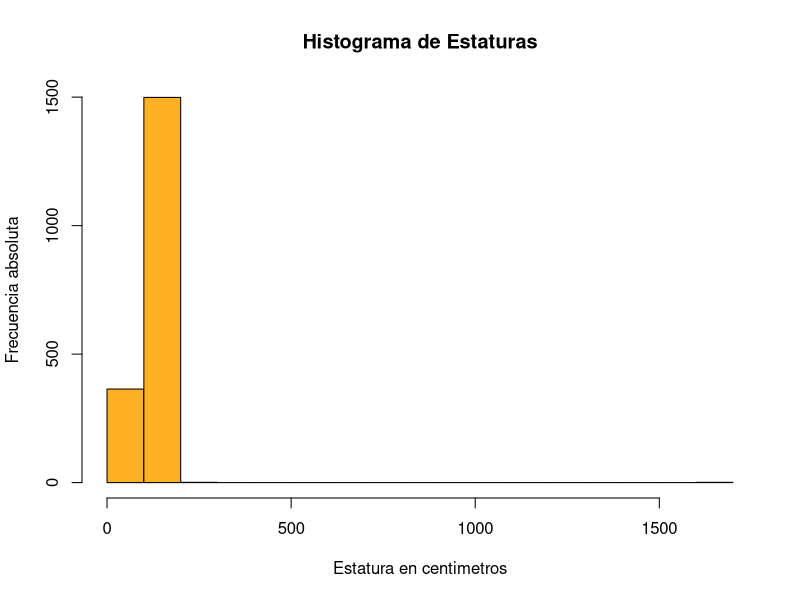
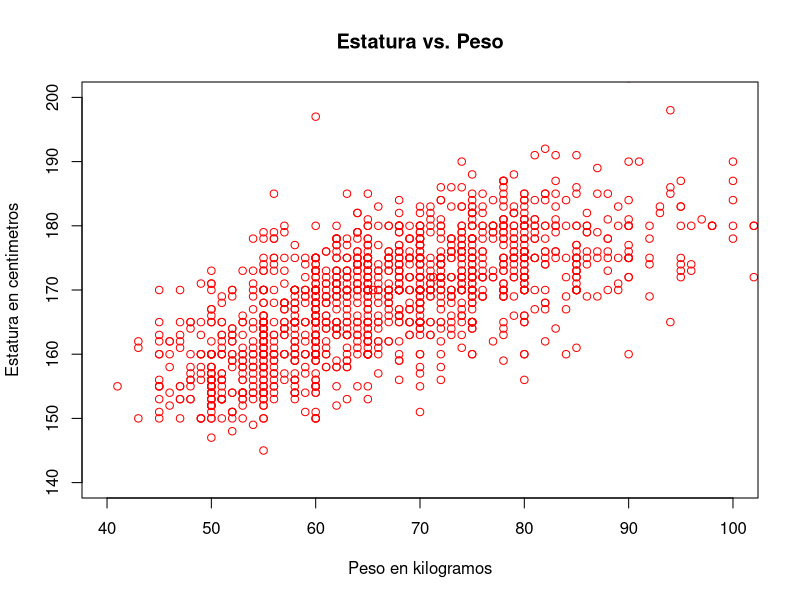

Write R code to recreate these figures, in order.
## ---- chunk 1
library(readr)
## ---- chunk 2
DF <- read_csv("DD20230331.csv")
## ---- chunk 3
head(DF)
## ---- chunk 4
? tail
#| help(tail)
## ---- chunk 5
hist(DF$`Estatura (cm)`
     , col = "#feb123"
     , breaks = 20
     , main = "Histograma de Estaturas"
     , xlab = "Estatura en centimetros"
     , ylab = "Frecuencia absoluta")
## ---- chunk 6

# Delimitadores para hacer split a la gráfica
x <- c(40,100)
y <- c(140,200)

plot(DF$`Peso (kg)`, DF$`Estatura (cm)`
     , col = "#ff0000"
     , main = "Estatura vs. Peso"
     , xlab = "Peso en kilogramos"
     , ylab = "Estatura en centimetros"
     , xlim = x
     , ylim = y)
